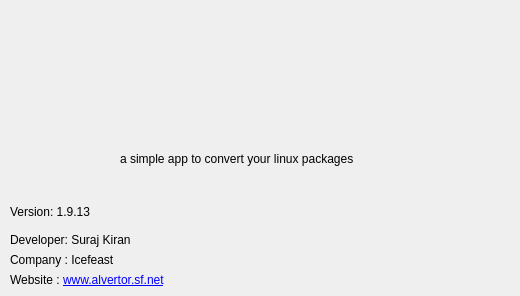
     <widget class="QWidget" name="about">
      <attribute name="title">
       <string>about</string>
      </attribute>
      <widget class="QLabel" name="label">
       <property name="geometry">
        <rect>
         <x>10</x>
         <y>30</y>
         <width>501</width>
         <height>121</height>
        </rect>
       </property>
       <property name="text">
        <string/>
       </property>
       <property name="pixmap">
        <pixmap resource="resource.qrc">:/new/icons/image/icealvertor.png</pixmap>
       </property>
      </widget>
      <widget class="QLabel" name="label_2">
       <property name="geometry">
        <rect>
         <x>120</x>
         <y>150</y>
         <width>321</width>
         <height>17</height>
        </rect>
       </property>
       <property name="text">
        <string>a simple app to convert your linux packages</string>
       </property>
      </widget>
      <widget class="QWidget" name="">
       <property name="geometry">
        <rect>
         <x>10</x>
         <y>197</y>
         <width>205</width>
         <height>90</height>
        </rect>
       </property>
       <layout class="QVBoxLayout" name="verticalLayout_2">
        <item>
         <widget class="QLabel" name="label_6">
          <property name="text">
           <string>Version: 1.9.13</string>
          </property>
         </widget>
        </item>
        <item>
         <layout class="QVBoxLayout" name="verticalLayout">
          <item>
           <widget class="QLabel" name="label_3">
            <property name="text">
             <string>Developer: Suraj Kiran</string>
            </property>
           </widget>
          </item>
          <item>
           <widget class="QLabel" name="label_4">
            <property name="text">
             <string>Company : Icefeast</string>
            </property>
           </widget>
          </item>
          <item>
           <widget class="QLabel" name="label_5">
            <property name="text">
             <string>&lt;html&gt;&lt;head/&gt;&lt;body&gt;&lt;p&gt;Website :  &lt;a href=&quot;http://alvertor.sourceforge.net/&quot;&gt;&lt;span style=&quot; text-decoration: underline; color:#0000ff;&quot;&gt;www.alvertor.sf.net&lt;/span&gt;&lt;/a&gt;&lt;/p&gt;&lt;/body&gt;&lt;/html&gt;</string>
            </property>
           </widget>
          </item>
         </layout>
        </item>
       </layout>
      </widget>
     </widget>
